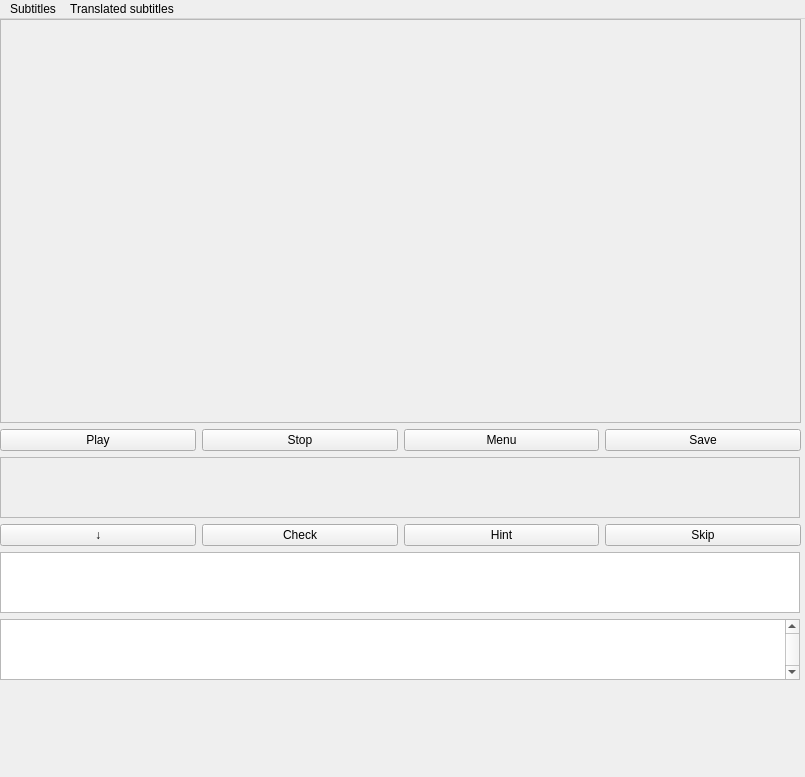
<?xml version="1.0" encoding="UTF-8"?>
<ui version="4.0">
 <class>MainWindow</class>
 <widget class="QMainWindow" name="MainWindow">
  <property name="geometry">
   <rect>
    <x>0</x>
    <y>0</y>
    <width>805</width>
    <height>777</height>
   </rect>
  </property>
  <property name="windowTitle">
   <string>MainWindow</string>
  </property>
  <widget class="QWidget" name="centralwidget">
   <widget class="QWidget" name="verticalLayoutWidget">
    <property name="geometry">
     <rect>
      <x>0</x>
      <y>0</y>
      <width>801</width>
      <height>661</height>
     </rect>
    </property>
    <layout class="QVBoxLayout" name="verticalLayout">
     <property name="topMargin">
      <number>0</number>
     </property>
     <item>
      <widget class="QFrame" name="videoFrame">
       <property name="minimumSize">
        <size>
         <width>0</width>
         <height>400</height>
        </size>
       </property>
       <property name="frameShape">
        <enum>QFrame::StyledPanel</enum>
       </property>
       <property name="frameShadow">
        <enum>QFrame::Raised</enum>
       </property>
      </widget>
     </item>
     <item>
      <layout class="QHBoxLayout" name="horizontalLayout_4">
       <property name="leftMargin">
        <number>0</number>
       </property>
       <property name="topMargin">
        <number>0</number>
       </property>
       <item>
        <widget class="QPushButton" name="playPauseButton">
         <property name="text">
          <string>Play</string>
         </property>
         <property name="shortcut">
          <string/>
         </property>
        </widget>
       </item>
       <item>
        <widget class="QPushButton" name="stopButton">
         <property name="text">
          <string>Stop</string>
         </property>
        </widget>
       </item>
       <item>
        <widget class="QPushButton" name="menuButton">
         <property name="text">
          <string>Menu</string>
         </property>
        </widget>
       </item>
       <item>
        <widget class="QPushButton" name="saveButton">
         <property name="text">
          <string>Save</string>
         </property>
        </widget>
       </item>
      </layout>
     </item>
     <item>
      <widget class="QTextEdit" name="hintEdit">
       <property name="enabled">
        <bool>false</bool>
       </property>
       <property name="maximumSize">
        <size>
         <width>800</width>
         <height>61</height>
        </size>
       </property>
       <property name="font">
        <font>
         <family>Andale Mono</family>
         <pointsize>12</pointsize>
        </font>
       </property>
       <property name="html">
        <string>&lt;!DOCTYPE HTML PUBLIC &quot;-//W3C//DTD HTML 4.0//EN&quot; &quot;http://www.w3.org/TR/REC-html40/strict.dtd&quot;&gt;
&lt;html&gt;&lt;head&gt;&lt;meta name=&quot;qrichtext&quot; content=&quot;1&quot; /&gt;&lt;style type=&quot;text/css&quot;&gt;
p, li { white-space: pre-wrap; }
&lt;/style&gt;&lt;/head&gt;&lt;body style=&quot; font-family:'Andale Mono'; font-size:12pt; font-weight:400; font-style:normal;&quot;&gt;
&lt;p style=&quot;-qt-paragraph-type:empty; margin-top:0px; margin-bottom:0px; margin-left:0px; margin-right:0px; -qt-block-indent:0; text-indent:0px; font-family:'Sans'; font-size:10pt;&quot;&gt;&lt;/p&gt;&lt;/body&gt;&lt;/html&gt;</string>
       </property>
      </widget>
     </item>
     <item>
      <layout class="QHBoxLayout" name="horizontalLayout_10">
       <property name="topMargin">
        <number>0</number>
       </property>
       <item>
        <widget class="QPushButton" name="moveButton">
         <property name="text">
          <string>↓</string>
         </property>
        </widget>
       </item>
       <item>
        <widget class="QPushButton" name="checkButton">
         <property name="text">
          <string>Check</string>
         </property>
        </widget>
       </item>
       <item>
        <widget class="QPushButton" name="hintButton">
         <property name="text">
          <string>Hint</string>
         </property>
        </widget>
       </item>
       <item>
        <widget class="QPushButton" name="skipButton">
         <property name="text">
          <string>Skip</string>
         </property>
        </widget>
       </item>
      </layout>
     </item>
     <item>
      <widget class="QTextEdit" name="answerEdit">
       <property name="maximumSize">
        <size>
         <width>800</width>
         <height>61</height>
        </size>
       </property>
       <property name="font">
        <font>
         <family>Andale Mono</family>
         <pointsize>12</pointsize>
        </font>
       </property>
       <property name="html">
        <string>&lt;!DOCTYPE HTML PUBLIC &quot;-//W3C//DTD HTML 4.0//EN&quot; &quot;http://www.w3.org/TR/REC-html40/strict.dtd&quot;&gt;
&lt;html&gt;&lt;head&gt;&lt;meta name=&quot;qrichtext&quot; content=&quot;1&quot; /&gt;&lt;style type=&quot;text/css&quot;&gt;
p, li { white-space: pre-wrap; }
&lt;/style&gt;&lt;/head&gt;&lt;body style=&quot; font-family:'Andale Mono'; font-size:12pt; font-weight:400; font-style:normal;&quot;&gt;
&lt;p style=&quot;-qt-paragraph-type:empty; margin-top:0px; margin-bottom:0px; margin-left:0px; margin-right:0px; -qt-block-indent:0; text-indent:0px;&quot;&gt;&lt;/p&gt;&lt;/body&gt;&lt;/html&gt;</string>
       </property>
      </widget>
     </item>
     <item>
      <widget class="QTextEdit" name="trEdit">
       <property name="enabled">
        <bool>true</bool>
       </property>
       <property name="maximumSize">
        <size>
         <width>800</width>
         <height>61</height>
        </size>
       </property>
       <property name="font">
        <font>
         <family>Andale Mono</family>
         <pointsize>12</pointsize>
        </font>
       </property>
       <property name="verticalScrollBarPolicy">
        <enum>Qt::ScrollBarAlwaysOn</enum>
       </property>
       <property name="horizontalScrollBarPolicy">
        <enum>Qt::ScrollBarAsNeeded</enum>
       </property>
       <property name="html">
        <string>&lt;!DOCTYPE HTML PUBLIC &quot;-//W3C//DTD HTML 4.0//EN&quot; &quot;http://www.w3.org/TR/REC-html40/strict.dtd&quot;&gt;
&lt;html&gt;&lt;head&gt;&lt;meta name=&quot;qrichtext&quot; content=&quot;1&quot; /&gt;&lt;style type=&quot;text/css&quot;&gt;
p, li { white-space: pre-wrap; }
&lt;/style&gt;&lt;/head&gt;&lt;body style=&quot; font-family:'Andale Mono'; font-size:12pt; font-weight:400; font-style:normal;&quot;&gt;
&lt;p style=&quot;-qt-paragraph-type:empty; margin-top:0px; margin-bottom:0px; margin-left:0px; margin-right:0px; -qt-block-indent:0; text-indent:0px;&quot;&gt;&lt;/p&gt;&lt;/body&gt;&lt;/html&gt;</string>
       </property>
      </widget>
     </item>
    </layout>
   </widget>
  </widget>
  <widget class="QMenuBar" name="menubar">
   <property name="geometry">
    <rect>
     <x>0</x>
     <y>0</y>
     <width>805</width>
     <height>23</height>
    </rect>
   </property>
   <widget class="QMenu" name="menuSubDelay">
    <property name="title">
     <string>Subtitles</string>
    </property>
    <addaction name="incSubDelay"/>
    <addaction name="decSubDelay"/>
   </widget>
   <widget class="QMenu" name="menuTranslated_subtitles">
    <property name="title">
     <string>Translated subtitles</string>
    </property>
    <addaction name="incTrSubDelay"/>
    <addaction name="decTrSubDelay"/>
   </widget>
   <addaction name="menuSubDelay"/>
   <addaction name="menuTranslated_subtitles"/>
  </widget>
  <action name="incSubDelay">
   <property name="text">
    <string>Increase delay</string>
   </property>
  </action>
  <action name="decSubDelay">
   <property name="text">
    <string>Decrease delay</string>
   </property>
  </action>
  <action name="actionTr_Sub_delay_2">
   <property name="text">
    <string>Tr Sub delay ++</string>
   </property>
  </action>
  <action name="actionTr_Sub_delay_3">
   <property name="text">
    <string>Tr Sub delay --</string>
   </property>
  </action>
  <action name="incTrSubDelay">
   <property name="text">
    <string>Increase delay</string>
   </property>
  </action>
  <action name="decTrSubDelay">
   <property name="text">
    <string>Decrease delay</string>
   </property>
  </action>
 </widget>
 <resources/>
 <connections/>
</ui>
